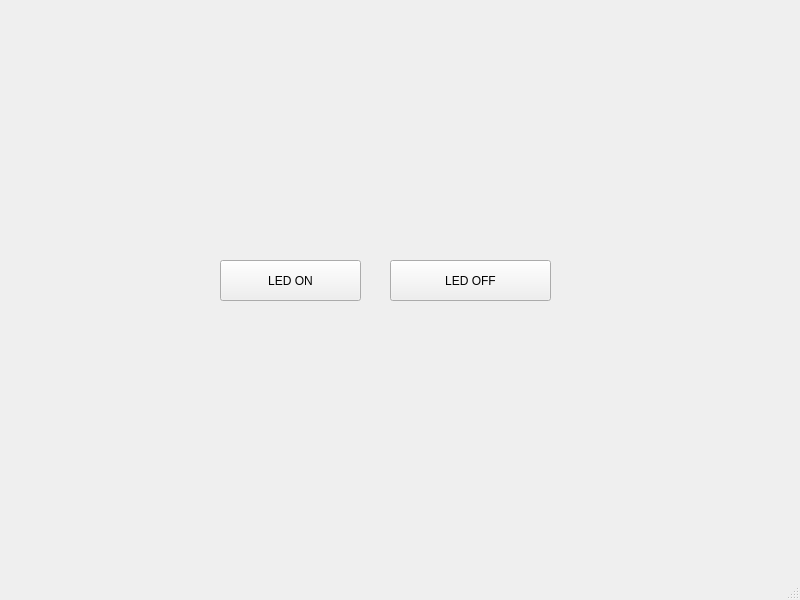
<?xml version="1.0" encoding="UTF-8"?>
<ui version="4.0">
 <class>MainWindow</class>
 <widget class="QMainWindow" name="MainWindow">
  <property name="geometry">
   <rect>
    <x>0</x>
    <y>0</y>
    <width>800</width>
    <height>600</height>
   </rect>
  </property>
  <property name="windowTitle">
   <string>UART TRANSMITTER</string>
  </property>
  <widget class="QWidget" name="centralwidget">
   <widget class="QPushButton" name="On">
    <property name="geometry">
     <rect>
      <x>220</x>
      <y>260</y>
      <width>141</width>
      <height>41</height>
     </rect>
    </property>
    <property name="text">
     <string>LED ON</string>
    </property>
   </widget>
   <widget class="QPushButton" name="Off">
    <property name="geometry">
     <rect>
      <x>390</x>
      <y>260</y>
      <width>161</width>
      <height>41</height>
     </rect>
    </property>
    <property name="text">
     <string>LED OFF</string>
    </property>
   </widget>
  </widget>
  <widget class="QMenuBar" name="menubar">
   <property name="geometry">
    <rect>
     <x>0</x>
     <y>0</y>
     <width>800</width>
     <height>21</height>
    </rect>
   </property>
  </widget>
  <widget class="QStatusBar" name="statusbar"/>
 </widget>
 <resources/>
 <connections/>
</ui>
